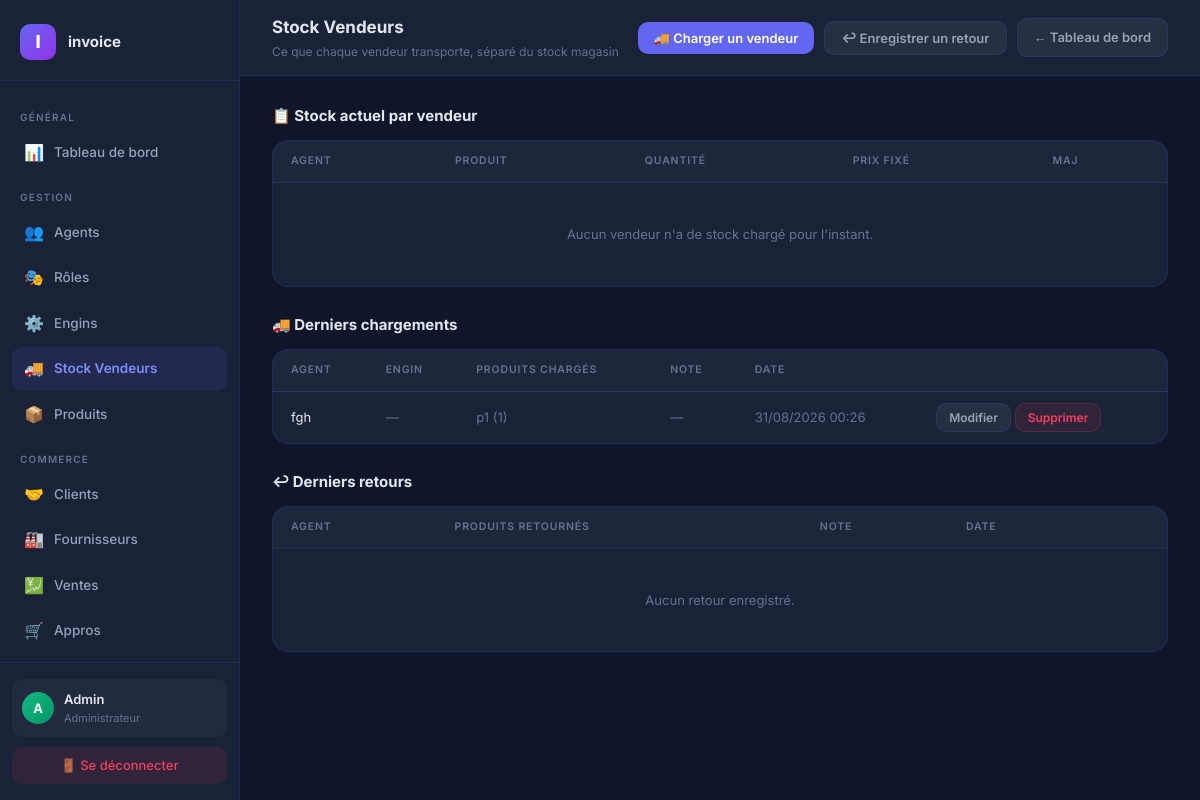
The app's page /stock-loads/ (signed in), older data.
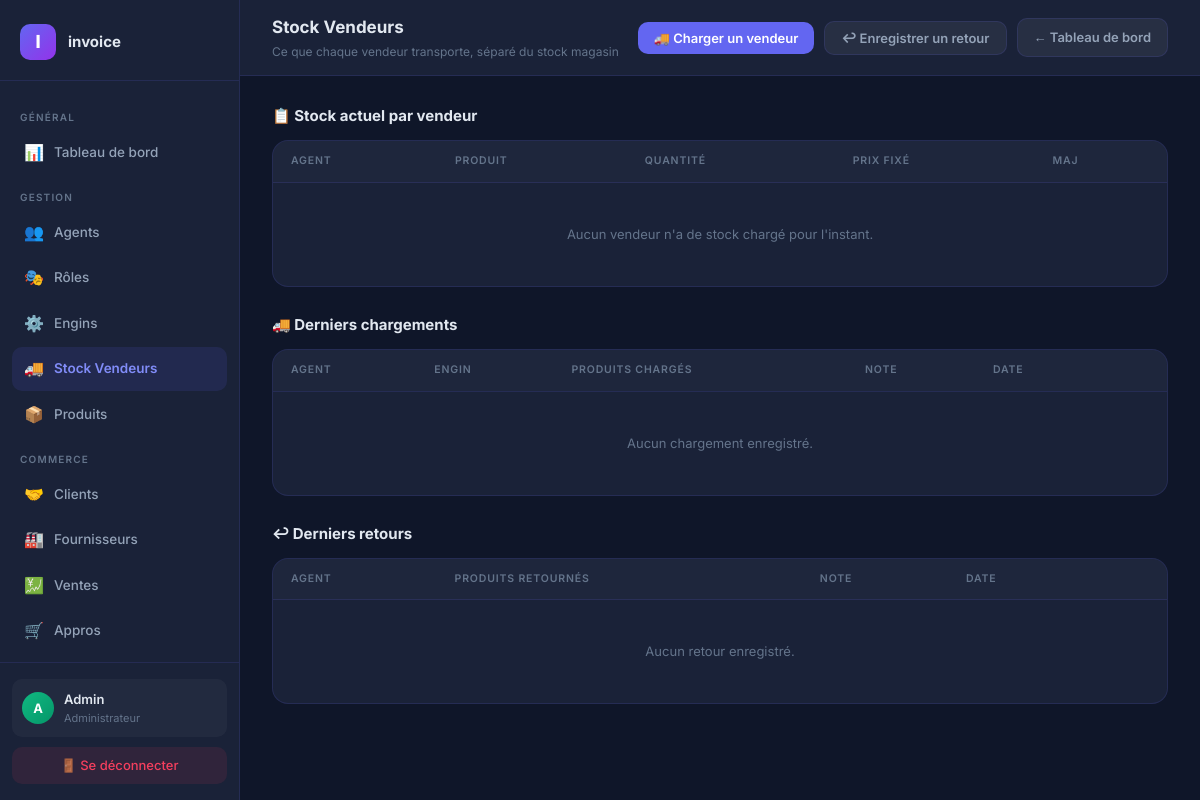
The same page, newer data.
### InvoiceApp/models.py (models this page shows, shortened)
class StockLoad(models.Model):
    company = models.ForeignKey(User, on_delete=models.CASCADE, related_name='stock_loads', verbose_name="Entreprise")
    agent = models.ForeignKey(Agent, on_delete=models.CASCADE, related_name='stock_loads', verbose_name="Agent")
    note = models.CharField(max_length=255, blank=True, verbose_name="Note (ex: destination, tournée)")
    date = models.DateTimeField(auto_now_add=True, verbose_name="Date de chargement")
    class Meta:
        verbose_name = "Chargement"
        verbose_name_plural = "Chargements"
        ordering = ['-date']

class Agent(models.Model):
    company = models.ForeignKey(User, on_delete=models.CASCADE, related_name='agents', verbose_name="Entreprise")
    name = models.CharField(max_length=255, verbose_name="Nom")
    email = models.EmailField(blank=True, verbose_name="Email")
    phone = models.CharField(max_length=20, blank=True, verbose_name="Téléphone")
    role = models.ForeignKey(AgentRole, on_delete=models.SET_NULL, null=True, blank=True, verbose_name="Rôle")
    engine = models.ForeignKey('Engine', on_delete=models.SET_NULL, null=True, blank=True, related_name='assigned_agents', verbose_name="Engin par défaut")
    pin_hash = models.CharField(max_length=128, blank=True, verbose_name="PIN (haché)")
    is_active = models.BooleanField(default=True, verbose_name="Accès actif")
    created_at = models.DateTimeField(auto_now_add=True, verbose_name="Date de création")
    class Meta:
        verbose_name = "Agent"
        verbose_name_plural = "Agents"
        ordering = ['-created_at']

class StockLoadItem(models.Model):
    load = models.ForeignKey(StockLoad, on_delete=models.CASCADE, related_name='items', verbose_name="Chargement")
    product = models.ForeignKey(Product, on_delete=models.CASCADE, related_name='stock_load_items', verbose_name="Produit")
    quantity = models.PositiveIntegerField(verbose_name="Quantité chargée")
    unit_price = models.DecimalField(max_digits=10, decimal_places=2, verbose_name="Prix fixé pour le vendeur")
    currency = models.CharField(max_length=3, choices=Product.CURRENCY_CHOICES, default='EUR', verbose_name="Devise")
    class Meta:
        verbose_name = "Ligne de chargement"
        verbose_name_plural = "Lignes de chargement"

class Product(models.Model):
    CURRENCY_CHOICES = CURRENCY_CHOICES
    company = models.ForeignKey(User, on_delete=models.CASCADE, related_name='products', verbose_name="Entreprise")
    image = models.ImageField(upload_to="product_images/", blank=True, null=True, verbose_name="Image du produit")
    name = models.CharField(max_length=255, verbose_name="Nom du produit")
    description = models.TextField(blank=True, verbose_name="Description")
    price = models.DecimalField(max_digits=10, decimal_places=2, verbose_name="Prix")
    currency = models.CharField(max_length=3, choices=CURRENCY_CHOICES, default='EUR', verbose_name="Devise")
    stock_quantity = models.PositiveIntegerField(default=0, verbose_name="Quantité en stock")
    created_at = models.DateTimeField(auto_now_add=True, verbose_name="Date de création")
    class Meta:
        verbose_name = "Produit"
        verbose_name_plural = "Produits"
        ordering = ['-created_at']

### InvoiceApp/views/stock.py (the view)
# urls.py: path('stock-loads/', invoice_views.list_stock_loads, name='list_stock_loads'),
@require_http_methods(["GET"])
@login_required
def list_stock_loads(request):
    user = request.user
    agents = user.agents.all()
    products = user.products.all()
    engines = user.engines.all()
    agent_stocks = AgentStock.objects.filter(agent__company=user).select_related('agent', 'product').filter(quantity__gt=0).order_by('agent__name', 'product__name')
    loads = StockLoad.objects.filter(company=user).select_related('agent').prefetch_related('items__product').order_by('-date')[:30]
    returns = StockReturn.objects.filter(company=user).select_related('agent').prefetch_related('items__product').order_by('-date')[:30]
    context = {
        'company_name': user.company_name,
        'company_logo_url': user.logo.url if user.logo else None,
        'agents': agents,
        'products': products,
        'engines': engines,
        'agent_stocks': agent_stocks,
        'loads': loads,
        'returns': returns,
    }
    return render(request, 'stock_loads.html', context)

### InvoiceApp/context_processors.py (called while the page is built)
def subscription_context(request):
    user = getattr(request, 'user', None)
    if not user or not user.is_authenticated:
        return {}
    subscription = getattr(user, 'subscription', None)
    if subscription is None:
        return {}
    return {
        'subscription': subscription,
        'subscription_status': subscription.status,
        'subscription_blocked': subscription.is_blocked,
        'subscription_days_left': subscription.days_left,
        'subscription_expiry_date': subscription.access_expiry_date,
        'subscription_plan_price': subscription.price,
    }

### InvoiceApp/models.py (called while the page is built)
    @property
    def price(self):
        return SUBSCRIPTION_PLAN_PRICES.get(self.plan, Decimal('0'))

    @property
    def promo_active_until(self):
        latest = self.company.promo_redemptions.order_by('-expires_at').first()
        return latest.expires_at if latest else None

    @property
    def is_blocked(self):
        return self.status == 'expired'

### InvoiceApp/templates/stock_loads.html (shortened to what the changed rows need)
<!DOCTYPE html>
{% load static %}
<html lang="fr">
<head>
</head>
<body>
<div class="main">
    <main class="content">
        <div class="table-card">
            <div class="table-wrap">
                <table>
                    <thead>
                        <tr><th>Agent</th><th>Produit</th><th>Quantité</th><th>Prix fixé</th><th>Maj</th></tr>
                    </thead>
                </table>
            </div>
        </div>
        <div class="table-card">
            <div class="table-wrap">
                <table>
                    <thead>
                        <tr><th>Agent</th><th>Engin</th><th>Produits chargés</th><th>Note</th><th>Date</th><th></th></tr>
                    </thead>
                    <tbody>
                        {% for load in loads %}
                        <tr>
                            <td>{{ load.agent.name }}</td>
                            <td class="muted-cell">{{ load.engine.name|default:"—" }}</td>
                            <td class="muted-cell">
                                {% for item in load.items.all %}{{ item.product.name }} ({{ item.quantity }}){% if not forloop.last %}, {% endif %}{% endfor %}
                            </td>
                            <td class="muted-cell">{{ load.note|default:"—" }}</td>
                            <td class="muted-cell">{{ load.date|date:"d/m/Y H:i" }}</td>
                            <td style="white-space:nowrap;">
                                <button type="button" class="btn btn-ghost btn-sm" onclick="openLoadModal({{ load.id }})">Modifier</button>
                                <button type="button" class="btn btn-danger-soft btn-sm" onclick="openDeleteModal('load', {{ load.id }}, '{{ load.agent.name|escapejs }}')">Supprimer</button>
                            </td>
                        </tr>
                        {% empty %}
                        <tr><td colspan="6"><div class="empty-state">Aucun chargement enregistré.</div></td></tr>
                        {% endfor %}
                    </tbody>
                </table>
            </div>
        </div>
        <div class="table-card">
            <div class="table-wrap">
                <table>
                    <thead>
                        <tr><th>Agent</th><th>Produits retournés</th><th>Note</th><th>Date</th><th></th></tr>
                    </thead>
                </table>
            </div>
        </div>
    </main>
</div>
</body>
</html>

Row changes from the older to the newer data that the page shows:
removed StockLoad: agent.name "fgh", engine.name "—", note "—", date "31/08/2026 00:26"
removed StockLoadItem: product.name "p1", quantity "1"
Text that changed along with them:
text now shown: "Aucun chargement enregistré."
